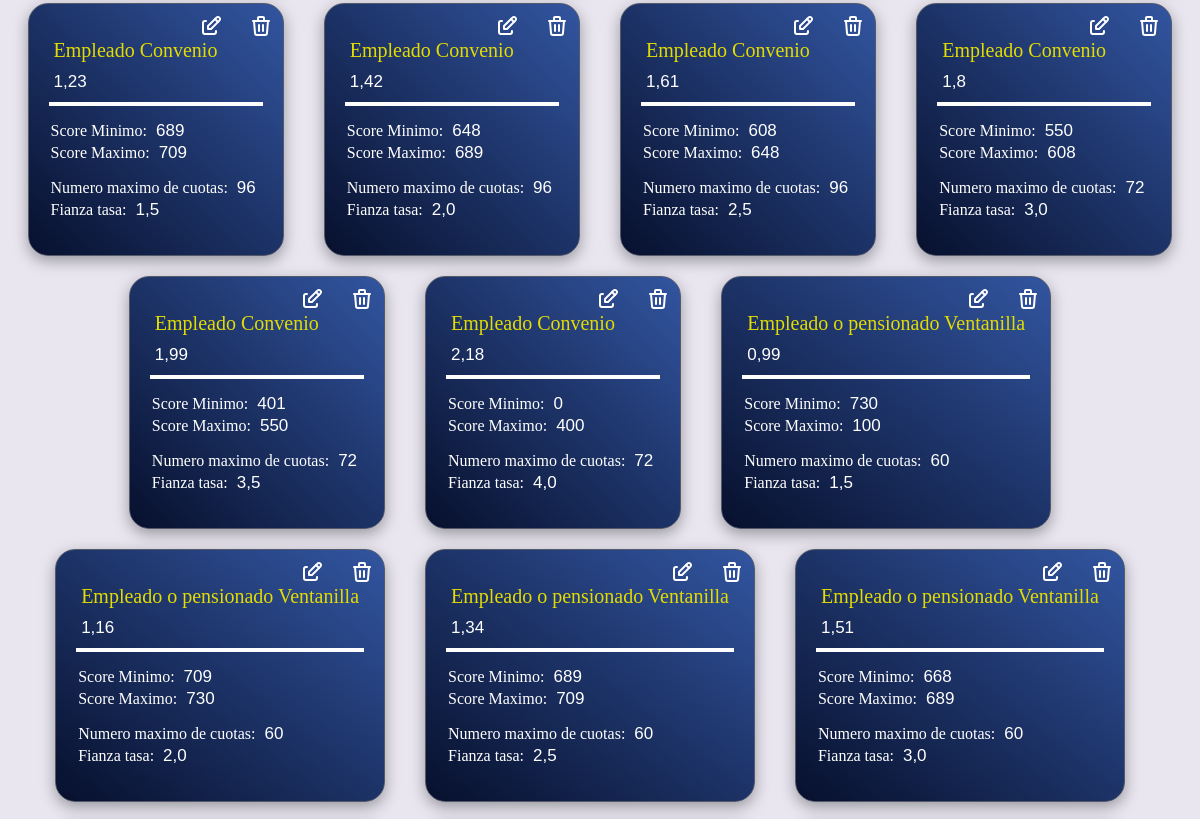
Before: /tasas/ (signed in, middle part) with the older database file.
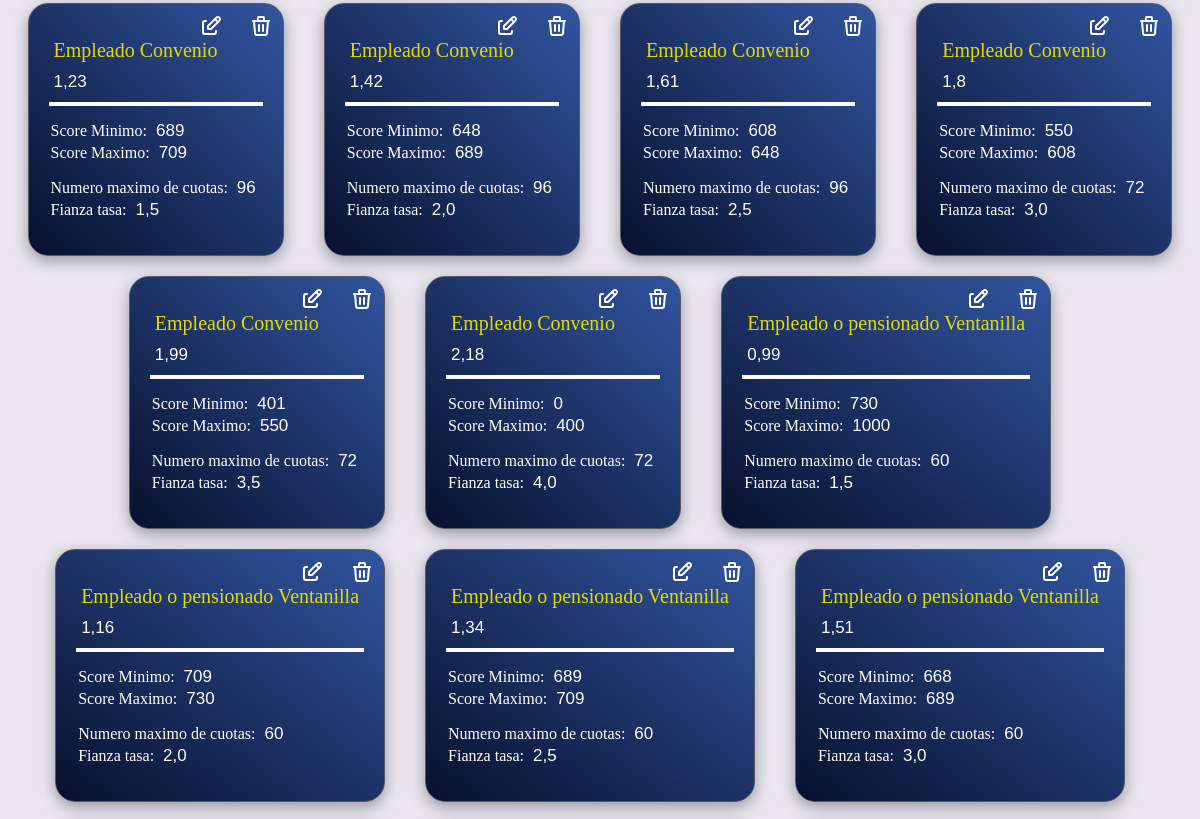
After: the same page with the newer database file.
### simulador/models.py (models this page shows, shortened)
class Tasas(models.Model):
    name = models.CharField(max_length=100)
    scoreMin = models.IntegerField()
    scoreMax = models.IntegerField()
    fianza = models.FloatField()
    plazoMax = models.IntegerField()
    garantia = models.TextField(max_length=500, default=None, null=True)
    requsitos = models.TextField(max_length=500, default=None, null=True)
    tasa = models.FloatField()

### simulador/views.py (the view)
# urls.py: path('tasas/', views.tasas, name="tasas"),
@login_required
def tasas(request):
    tasas = Tasas.objects.all()
    if request.method == 'POST':
        form = TasasForm(request.POST)
        if form.is_valid():
            form.save()
            return redirect('/tasas')
    else:
        form = TasasForm()
    return render(request, 'tasas/tasas.html',
                  {'tasas': tasas,
                   'form': form})

### simulador/templates/tasas/tasas.html (shortened to what this page needs)
{% extends "base.html" %}
{% load static %}
{% load humanize %}
{% block styles %}
    <link href="{% static "css/deudaaporte/deudaaporte.css" %}" rel="stylesheet">
{% endblock styles %}
{% block content %}
    <div class="aportes">
        <div class="aporte">
            {% for data in tasas %}
                <article>
                    <a class="link1" href="{% url 'tasa_update' data.id %}">
                    </a>
                    <a class="link2" href="{% url "tasa_delete" data.id %}" onclick="return confirm('Esta seguro de eliminar este rango de tasa?')">
                    <a/>
                    <div class="top">
                        <h3 class="name">{{data.name}}</h3>
                        <h3 class="tasa">{{data.tasa}}</h3>
                    </div>
                    <div class="sections">
                        <p class="desc">Score Minimo: <span class="value">{{data.scoreMin}}</span></p>
                        <p class="desc">Score Maximo: <span class="value">{{data.scoreMax}}</span></p>
                    </div>
                    <div class="sections">
                        <p class="desc">Numero maximo de cuotas: <span class="value">{{data.plazoMax}}</span></p>
                        <p class="desc">Fianza tasa: <span class="value">{{data.fianza}}</span></p>
                    </div>
                </article>
            {% endfor %}
        </div>
    </div>
{% endblock content %}

Changed rows visible on the page:
changed Tasas (number 7 of 10 on the later page): scoreMax "100" → "1000"
